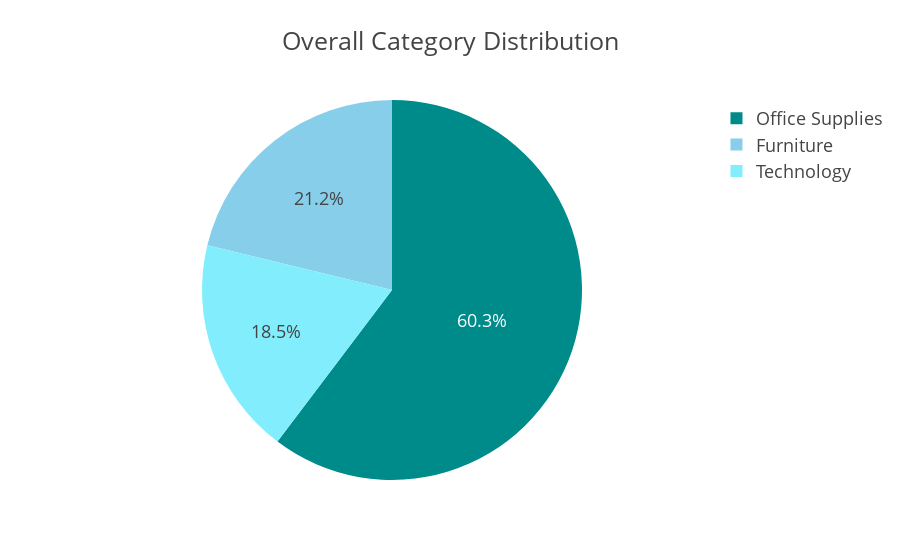

The notebook cell saved with this chart:
### Code cell
fig = px.pie(super_df_category, names='Category', values='total', title='Overall Category Distribution', 
             color_discrete_sequence=['darkcyan','skyblue','#82EEFD'])
fig.update_layout(template="presentation", paper_bgcolor="rgba(0, 0, 0, 0)", plot_bgcolor ="rgba(0, 0, 0, 0)")
fig.show()
fig.write_image(os.path.join(results_dir,'distribution_category_pie_chart.jpg'))
fig.write_image(os.path.join(results_dir,'distribution_category_pie_chart.png'))
fig.write_html(os.path.join(results_dir,'distribution_category_pie_chart.html'))

### Figure 1 — Plotly figure (JSON) as saved in the notebook; plotly's stock layout.template omitted (floating-point values rounded to 4 significant figures)
{"data": [{"domain": {"x": [0, 1], "y": [0, 1]}, "hovertemplate": "Category=%{label}<br>total=%{value}<extra></extra>", "labels": ["Furniture", "Office Supplies", "Technology"], "legendgroup": "", "name": "", "showlegend": true, "type": "pie", "values": [2121, 6026, 1847]}], "layout": {"autosize": true, "legend": {"tracegroupgap": 0}, "paper_bgcolor": "rgba(0, 0, 0, 0)", "piecolorway": ["darkcyan", "skyblue", "#82EEFD"], "plot_bgcolor": "rgba(0, 0, 0, 0)", "title": {"text": "Overall Category Distribution"}}}
